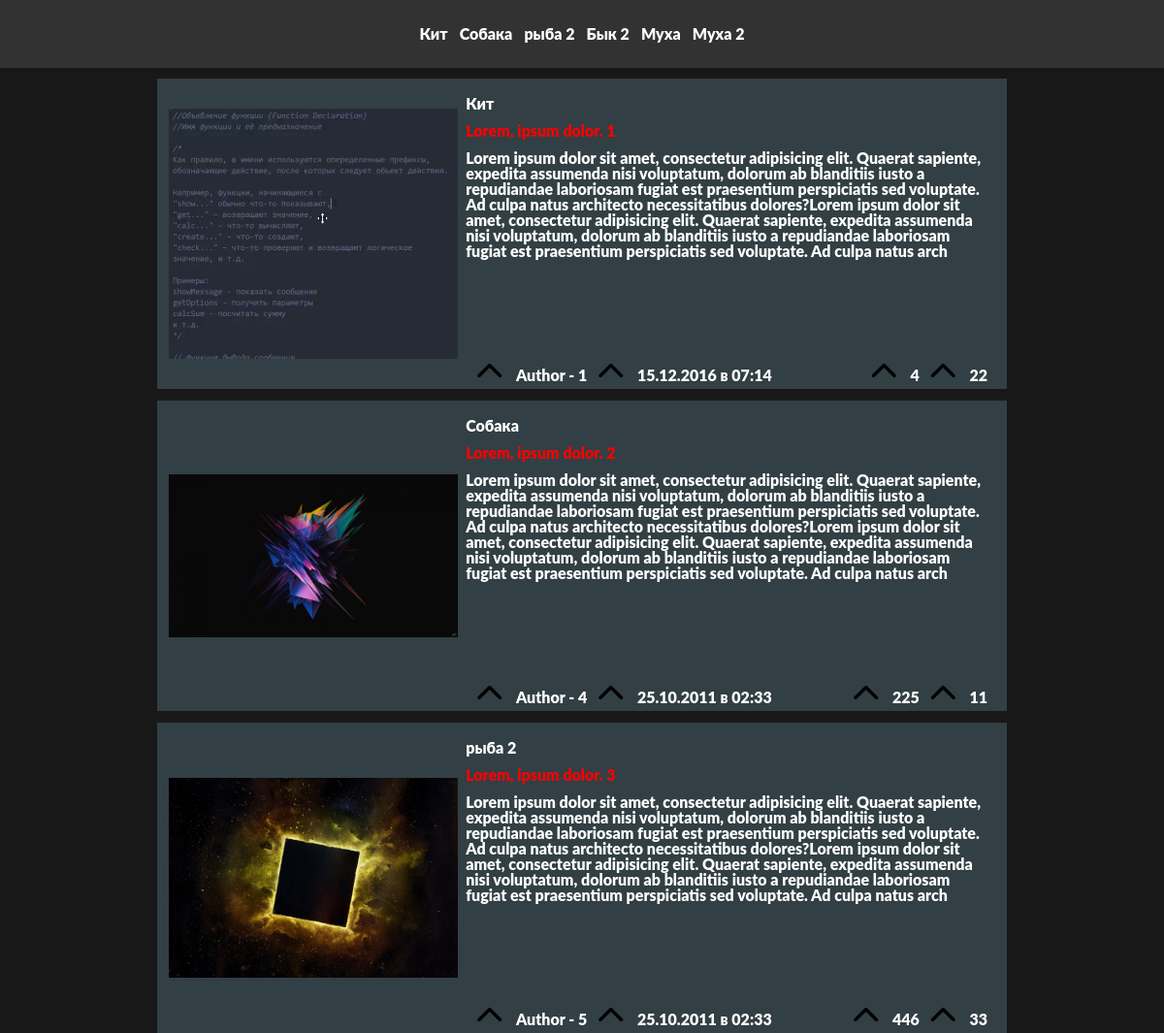
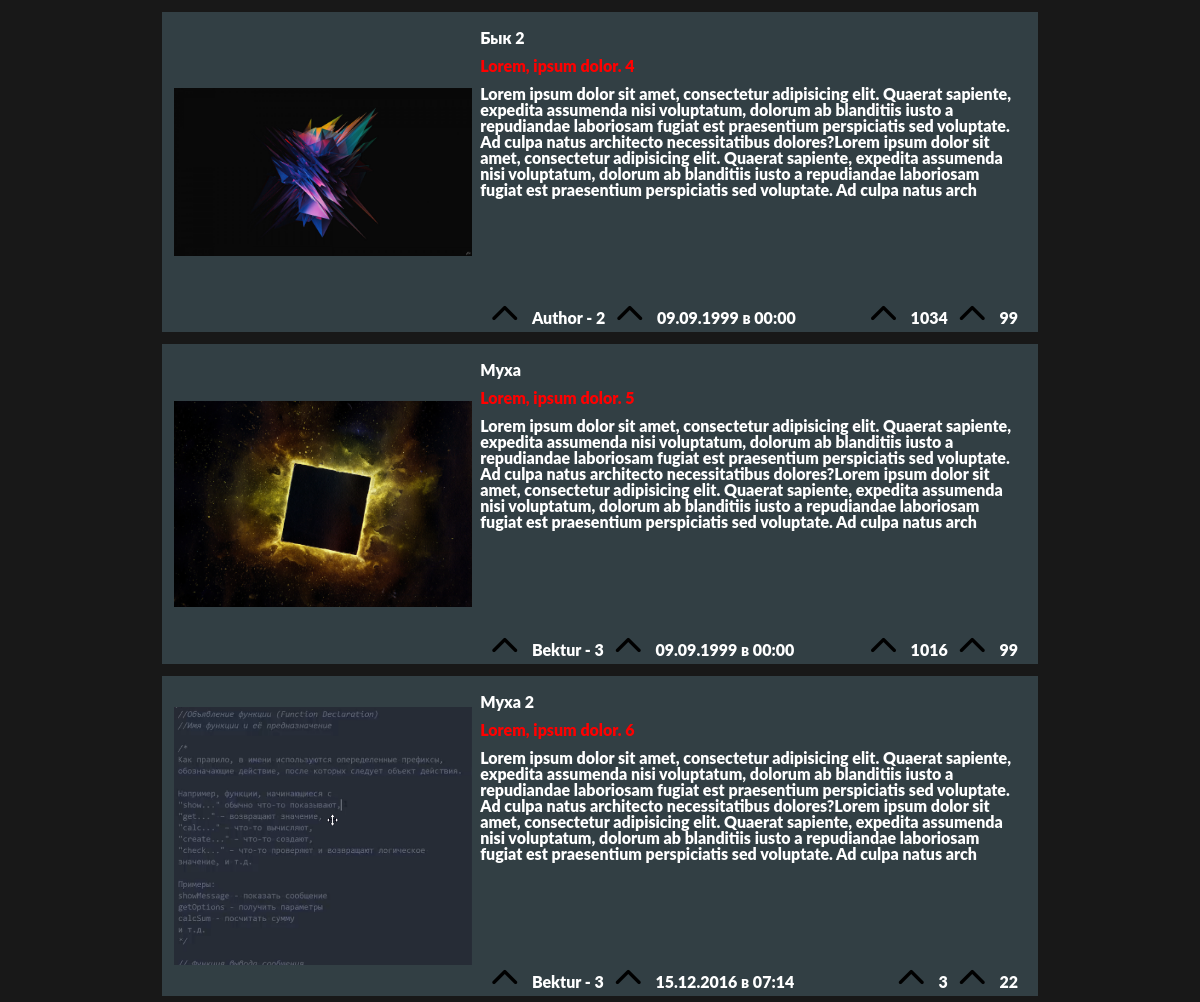
The page / on the database its author committed (2 pictures, top to bottom).
### tables this page shows
CREATE TABLE `singles` (
  `id` int NOT NULL,
  `title` varchar(255) NOT NULL,
  `text` text NOT NULL,
  `img` varchar(255) NOT NULL,
  `data` datetime NOT NULL,
  `views` int NOT NULL,
  `comments` int NOT NULL,
  `category_id` int NOT NULL,
  `author_id` int NOT NULL
);

CREATE TABLE `categories` (
  `id` int NOT NULL,
  `category_name` varchar(255) NOT NULL
);

CREATE TABLE `authors` (
  `id` int NOT NULL,
  `author_name` varchar(255) NOT NULL
);

### db/db.php (called while the page is built, shortened)
<?php
$connect = mysqli_connect(HOST, USER, PASSWORD, DATABASE);
function get_singles_all() {
	global $connect;
	$singles = $connect->query("SELECT * FROM `singles`");
	return $singles;
}
function get_contegory_by_id($id) {
	global $connect;
	$categories = $connect->query("SELECT * FROM `categories` WHERE `id` = '$id'");
	foreach ($categories as $category) {
		return $category["category_name"];
	}
}
function get_authors_by_id($id) {
	global $connect;
	$authors = $connect->query("SELECT * FROM `authors` WHERE `id` = '$id'");
	foreach ($authors as $author) {
		return $author["author_name"];
	}
}

### index-content.php (the view, shortened to what this page needs)
<section class="page__bd">
	<div class="conteiner">
		<div class="page__row">
			<?php
				$singles = get_singles_all();
				foreach ($singles as $single):
			?>
			<?php
				$categories_name = get_contegory_by_id($single["category_id"]);
			?>
			<?php
				$authors_name = get_authors_by_id($single["author_id"]);
			?>
			<div class="page__column">
				<a href="blog.php?id=<?php echo $single["id"]?>" class="page__img">
					<img src="<?php echo $single["img"]?>" alt="img">
				</a>
				<div class="page__info">
					<div class="info__contegory">
						<?php echo $categories_name;?>
					</div>
					<div class="info__content">
						<a href="blog.php?id=<?php echo $single["id"]?>" class="info__content_title">
						</a>
						<p class="info__content_text">
							<?php echo $stringminimaltext = substr($single["text"], 0, 500)?>
						</p>
					</div>
					<div class="info__footer">
						<div class="info__footer_column">
							<div class="info__footer_info">
								<div class="info__footer_author icon-upload">
									<?php echo $authors_name;?>
								</div>
								<div class="info__footer_date icon-upload">
									<?php echo date("d.m.Y в H:i", strtotime($single["data"])); ?>
								</div>
							</div>
						</div>
						<div class="info__footer_column">
							<div class="info__footer_info">
								<div class="info__footer_info-eigh icon-upload">
									<?php echo $single["views"]?>
								</div>
								<div class="info__footer_info-comments icon-upload">
									<?php echo $single["comments"]?>
								</div>
							</div>
						</div>
					</div>
				</div>
			</div>
			<?php
				endforeach;
			?>
		</div>
	</div>
</section>

### index.php (shortened to what this page needs)
<!DOCTYPE html>
<html lang="en">
<head>
	<link rel="stylesheet" href="css/style.css">
	<link rel="stylesheet" href="font/icon-upload/style.css">
</head>
<body>
	<div class="wrapper">
		<main class="page">
		<?php
			require "db/db.php";
			require "include/header.php";
			require "index-content.php";
		?>
<?php
	require "include/end.php";
?>

### include/header.php
<header class="header">
	<div class="conteiner">
		<div class="header__body">
			<ul>
				<?php
					$singles = get_singles_all();
					foreach ($singles as $single) {
				?>
				<?php
					$categories_name = get_contegory_by_id($single["category_id"]);
				?>
				<li><a href="blog.php?id=<?php echo $single["id"]?>"><?php echo $categories_name;?></a></li>
				<?php
					}
				?>
			</ul>
		</div>
	</div>
</header>

### include/end.php
		</main>
	</div>
</body>
</html>

### css/style.css (style rules this page uses)
html, body, div, span, applet, object, iframe, h1, h2, h3, h4, h5, h6, p, blockquote, pre, a, abbr, acronym, address, big, cite, code, del, dfn, em, font, img, ins, kbd, q, s, samp, small, strike, strong, sub, sup, tt, var, b, u, i, center, dl, dt, dd, ol, ul, li, fieldset, form, label, legend, table, caption, tbody, tfoot, thead, tr, th, td { margin: 0; padding: 0; border: 0; outline: 0; font-size: 100%; vertical-align: baseline; background: transparent; }
* { padding: 0px 0px; margin: 0px 0px; border: 0; }
*, *::before, *::after { -webkit-box-sizing: border-box; box-sizing: border-box; }
a { color: #181818; }
aside, nav, header, aside, section, footer { display: block; }
html, body { height: 100%; width: 100%; color: #ffffff; font-size: 16px; line-height: 1; -webkit-text-size-adjust: 100%; -moz-text-size-adjust: 100%; -ms-text-size-adjust: 100%; text-size-adjust: 100%; }
a, a:visited { color: #ffffff; text-decoration: none; -webkit-tap-highlight-color: rgba(245, 209, 97, 0.3); }
ul li { list-style: none; }
img { width: 100%; height: 100%; -o-object-fit: contain; object-fit: contain; vertical-align: top; }
body { font-family: "Lato", sans-serif; font-weight: 900; background-color: #181818; overflow-x: hidden; overflow-y: auto; }
.conteiner { max-width: 900px; margin: 0px auto; padding: 0px 12px; }
.header { position: fixed; top: 0; left: 0; width: 100%; height: 70px; background-color: #323232; display: flex; align-items: center; }
.header__body { padding: 0px 12px; }
.header__body ul { height: 100%; display: flex; }
.header__body ul li { padding: 0px 6px; color: royalblue; }
.page__bd { padding-top: 75px; }
.page__row { display: flex; flex-direction: column; }
.page__column { padding: 6px 12px; margin: 6px 0px; display: flex; justify-content: space-between; width: 100%; height: 320px; background-color: #7ab4; }
.page__img { max-width: 35%; width: 100%; }
.page__info { margin: 0px 8px; max-width: 65%; width: 100%; display: flex; flex-direction: column; }
.info__contegory { padding: 12px 0px; }
a.info__content_title { color: red; padding: 12px 0px; }
.info__content_text { padding: 12px 0px; }
.info__content { height: 100%; }
.info__footer { display: flex; justify-content: space-between; }
.info__footer_info { display: flex; }
.icon-upload::before { padding: 0px 12px; }

### rows shown on the page
singles: category.category_name "Кит", img (picture), categories_name "Кит", text "Lorem ipsum dolor sit amet, consectetur adipisicing elit. Quaerat sapiente, expedita assumenda nisi voluptatum, dolorum ab blanditiis iusto a repudiandae laboriosam fugiat est praesentium perspiciatis sed voluptate. Ad culpa natus architecto necessitatibus dolores?Lorem ipsum dolor sit amet, consectetur adipisicing elit. Quaerat sapiente, expedita assumenda nisi voluptatum, dolorum ab blanditiis iusto a repudiandae laboriosam fugiat est praesentium perspiciatis sed voluptate. Ad culpa natus arch", author.author_name "Author - 1", data "15.12.2016 в 07:14", views "4", comments "22"
singles: category.category_name "Собака", img (picture), categories_name "Собака", text "Lorem ipsum dolor sit amet, consectetur adipisicing elit. Quaerat sapiente, expedita assumenda nisi voluptatum, dolorum ab blanditiis iusto a repudiandae laboriosam fugiat est praesentium perspiciatis sed voluptate. Ad culpa natus architecto necessitatibus dolores?Lorem ipsum dolor sit amet, consectetur adipisicing elit. Quaerat sapiente, expedita assumenda nisi voluptatum, dolorum ab blanditiis iusto a repudiandae laboriosam fugiat est praesentium perspiciatis sed voluptate. Ad culpa natus arch", author.author_name "Author - 4", data "25.10.2011 в 02:33", views "225", comments "11"
singles: category.category_name "рыба 2", img (picture), categories_name "рыба 2", text "Lorem ipsum dolor sit amet, consectetur adipisicing elit. Quaerat sapiente, expedita assumenda nisi voluptatum, dolorum ab blanditiis iusto a repudiandae laboriosam fugiat est praesentium perspiciatis sed voluptate. Ad culpa natus architecto necessitatibus dolores?Lorem ipsum dolor sit amet, consectetur adipisicing elit. Quaerat sapiente, expedita assumenda nisi voluptatum, dolorum ab blanditiis iusto a repudiandae laboriosam fugiat est praesentium perspiciatis sed voluptate. Ad culpa natus arch", author.author_name "Author - 5", data "25.10.2011 в 02:33", views "446", comments "33"
singles: category.category_name "Бык 2", img (picture), categories_name "Бык 2", text "Lorem ipsum dolor sit amet, consectetur adipisicing elit. Quaerat sapiente, expedita assumenda nisi voluptatum, dolorum ab blanditiis iusto a repudiandae laboriosam fugiat est praesentium perspiciatis sed voluptate. Ad culpa natus architecto necessitatibus dolores?Lorem ipsum dolor sit amet, consectetur adipisicing elit. Quaerat sapiente, expedita assumenda nisi voluptatum, dolorum ab blanditiis iusto a repudiandae laboriosam fugiat est praesentium perspiciatis sed voluptate. Ad culpa natus arch", author.author_name "Author - 2", data "09.09.1999 в 00:00", views "1034", comments "99"
singles: category.category_name "Муха", img (picture), categories_name "Муха", text "Lorem ipsum dolor sit amet, consectetur adipisicing elit. Quaerat sapiente, expedita assumenda nisi voluptatum, dolorum ab blanditiis iusto a repudiandae laboriosam fugiat est praesentium perspiciatis sed voluptate. Ad culpa natus architecto necessitatibus dolores?Lorem ipsum dolor sit amet, consectetur adipisicing elit. Quaerat sapiente, expedita assumenda nisi voluptatum, dolorum ab blanditiis iusto a repudiandae laboriosam fugiat est praesentium perspiciatis sed voluptate. Ad culpa natus arch", author.author_name "Bektur - 3", data "09.09.1999 в 00:00", views "1016", comments "99"
singles: category.category_name "Муха 2", img (picture), categories_name "Муха 2", text "Lorem ipsum dolor sit amet, consectetur adipisicing elit. Quaerat sapiente, expedita assumenda nisi voluptatum, dolorum ab blanditiis iusto a repudiandae laboriosam fugiat est praesentium perspiciatis sed voluptate. Ad culpa natus architecto necessitatibus dolores?Lorem ipsum dolor sit amet, consectetur adipisicing elit. Quaerat sapiente, expedita assumenda nisi voluptatum, dolorum ab blanditiis iusto a repudiandae laboriosam fugiat est praesentium perspiciatis sed voluptate. Ad culpa natus arch", authors_name "Bektur - 3", data "15.12.2016 в 07:14", views "3", comments "22"
